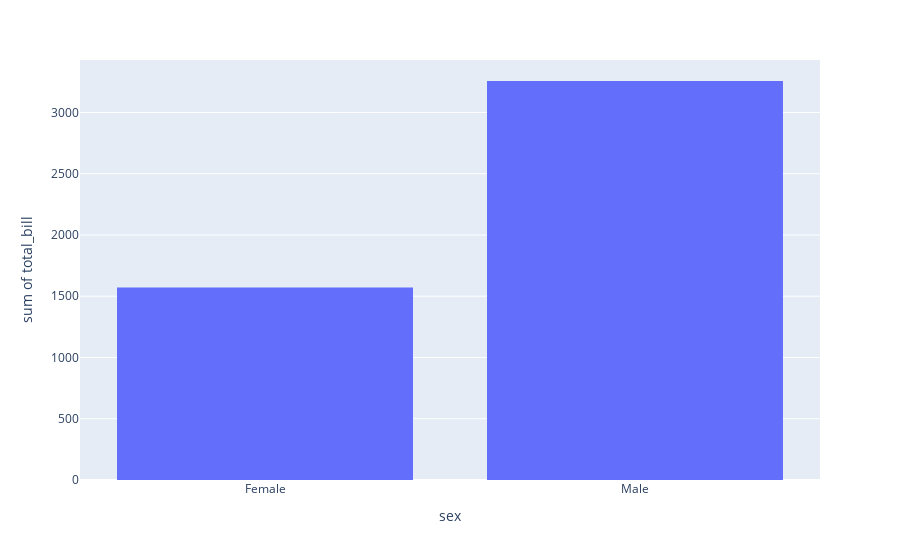

The cell this chart's notebook holds for it:
### Markdown cell above
Q3. Using the tips dataset in the plotly library, plot a histogram for x="sex" and y="total_bill" column in the tips dataset.
    Also, use the "smoker" column with the pattern_shape parameter and the "day" column with the color parameter.

### Code cell
#Ans:
import plotly.express as px
df=px.data.tips()
fig=px.histogram(df,x='sex',y='total_bill')
fig.show()

### Figure 1 — Plotly figure (JSON) as saved in the notebook; plotly's stock layout.template omitted (floating-point values rounded to 4 significant figures; data arrays with more than 128 entries replaced by an {"elided": "..."} marker saying what was removed)
{"data": [{"alignmentgroup": "True", "bingroup": "x", "histfunc": "sum", "hovertemplate": "sex=%{x}<br>sum of total_bill=%{y}<extra></extra>", "legendgroup": "", "marker": {"color": "#636efa", "pattern": {"shape": ""}}, "name": "", "offsetgroup": "", "orientation": "v", "showlegend": false, "type": "histogram", "x": {"elided": "244 str values"}, "xaxis": "x", "y": {"elided": "244 float values"}, "yaxis": "y"}], "layout": {"barmode": "relative", "legend": {"tracegroupgap": 0}, "margin": {"t": 60}, "xaxis": {"anchor": "y", "domain": [0, 1], "title": {"text": "sex"}}, "yaxis": {"anchor": "x", "domain": [0, 1], "title": {"text": "sum of total_bill"}}}}
